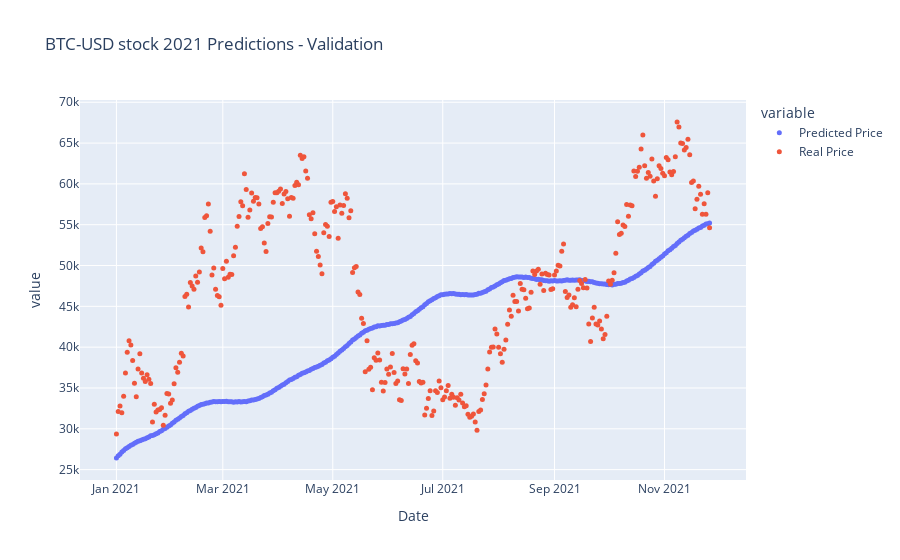

Notebook source saved alongside this figure:
### Code cell
# Validating predictions
val3 = forecast3.merge(btc, on='ds', how='right')
val3 = val3[['ds', 'yhat', 'y']]
val3.columns = ['Date', 'Predicted Price', 'Real Price']
val3 = val3[val3.Date.dt.year == 2021]
fig = px.scatter(val3, x=val3.Date, y=val3.columns[1:],
                title='BTC-USD stock 2021 Predictions - Validation')
fig.update_traces(marker_size=5)
fig.show()

### Figure 1 — Plotly figure (JSON) as saved in the notebook; plotly's stock layout.template omitted (floating-point values rounded to 4 significant figures; data arrays with more than 128 entries replaced by an {"elided": "..."} marker saying what was removed)
{"data": [{"hovertemplate": "variable=Predicted Price<br>Date=%{x}<br>value=%{y}<extra></extra>", "legendgroup": "Predicted Price", "marker": {"color": "#636efa", "size": 5, "symbol": "circle"}, "mode": "markers", "name": "Predicted Price", "orientation": "v", "showlegend": true, "type": "scatter", "x": {"elided": "330 str values"}, "xaxis": "x", "y": {"elided": "330 float values"}, "yaxis": "y"}, {"hovertemplate": "variable=Real Price<br>Date=%{x}<br>value=%{y}<extra></extra>", "legendgroup": "Real Price", "marker": {"color": "#EF553B", "size": 5, "symbol": "circle"}, "mode": "markers", "name": "Real Price", "orientation": "v", "showlegend": true, "type": "scatter", "x": {"elided": "330 str values"}, "xaxis": "x", "y": {"elided": "330 float values"}, "yaxis": "y"}], "layout": {"legend": {"title": {"text": "variable"}, "tracegroupgap": 0}, "title": {"text": "BTC-USD stock 2021 Predictions - Validation"}, "xaxis": {"anchor": "y", "domain": [0, 1], "title": {"text": "Date"}}, "yaxis": {"anchor": "x", "domain": [0, 1], "title": {"text": "value"}}}}
